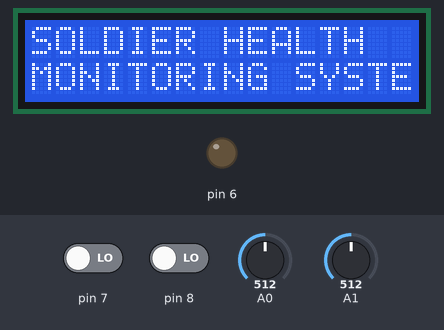
A sketch run on a simulated Arduino Uno, built with avr-gcc and run on an emulated ATmega328P. On the bench: 16×2 character LCD, output pins drawn as LEDs (lit = HIGH). The test bench sets the inputs (shaded band); at power-on: pin 7 LOW, pin 8 LOW, A0 = 512, A1 = 512. What the sketch prints to the serial monitor is not drawn.

Above: at 2.1 s.
At 5.2 s:
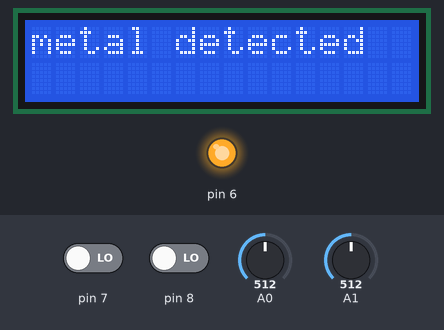
5.3 s: pin 7 driven HIGH
At 5.9 s:
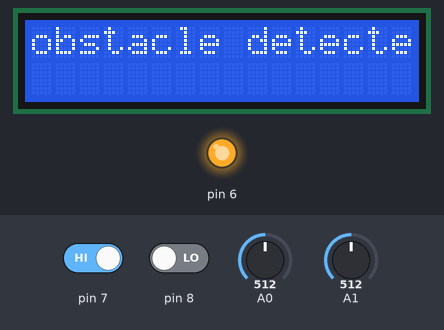
At 6.4 s:
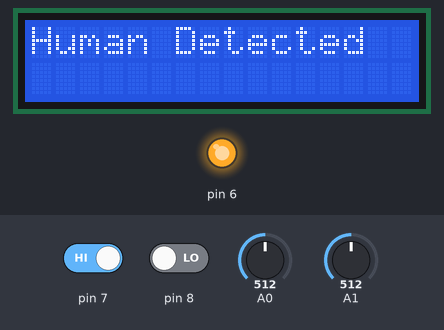
9.3 s: pin 8 driven HIGH
At 11.5 s:
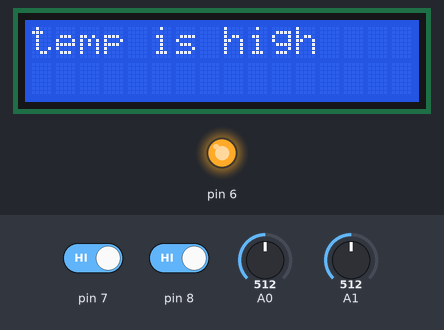
13.3 s: pin 8 driven LOW
15.1 s: pin 7 driven LOW
16.6 s: A0 set to 408
18.1 s: A0 set to 393
Timing chart, 0 to 20.6 s (numbered marks = the images above; inputs shaded):
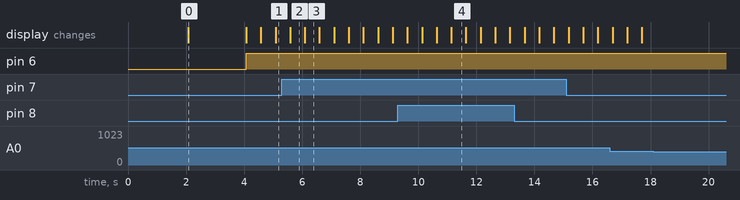

The sketch:

Soldier.ino
```cpp
#include <LiquidCrystal.h>
LiquidCrystal lcd(12, 11, 5, 4, 3, 2);
void setup ()
{
Serial.begin(9600);
lcd.begin(16, 2);
pinMode(7,INPUT);
pinMode(8,INPUT);
pinMode(6,OUTPUT);
pinMode(A0,INPUT);
pinMode(A1,INPUT);
delay(2000);
  lcd.setCursor(0, 0);
  lcd.print("SOLDIER HEALTH");
  lcd.setCursor(0, 1);
  lcd.print("MONITORING SYSTEM");
  delay(2000);
}

void loop ()
{
int a=analogRead(A0);
int b=analogRead(A1);
float c=a/4;
float d=b/100;
int e=digitalRead(7);
int f=digitalRead(8);
if(e==1)
{
  digitalWrite(6,HIGH);
  lcd.clear();
  lcd.setCursor(0, 0);
  lcd.print("Human Detected");
  Serial.print("human location changed\r\n");
  Serial.print("Lat:56N Lon:86E\r\n");
  delay(500);
}
if(e==0)
{
  digitalWrite(6,LOW);
}
if(f==1)
{
  digitalWrite(6,HIGH);
  lcd.clear();
  lcd.setCursor(0, 0);
  lcd.print("temp is high");

  Serial.print("High temp Rate Detected\r\n");

  Serial.print("Lat:56N Lon:86E\r\n");
  delay(500);
}
if(c==0)
{
  digitalWrite(6,LOW);
}
if(a>400)
{
  digitalWrite(6,HIGH);
  lcd.clear();
  lcd.setCursor(0, 0);
  lcd.print("metal detected");
    lcd.setCursor(0, 1);
     // lcd.print(c);
         //   lcd.print("V");
  Serial.print("\r\n");
    Serial.print("metal detected\r\n");
      //Serial.print(c);
         // Serial.print("V\r\n");
  Serial.print("Lat:56N Lon:86E\r\n");
  delay(500);
}
if(b>400)
{
    digitalWrite(6,HIGH);
  lcd.clear();
  lcd.setCursor(0, 0);
  lcd.print("obstacle detected");
    lcd.setCursor(0, 1);
      //lcd.print(d);
       //     lcd.print("A");
  Serial.print("\r\n");
    Serial.print("obstacle detected\r\n");
      //Serial.print(d);
      //    Serial.print("A\r\n");
  Serial.print("Lat:56N Lon:86E\r\n");
  delay(500);
//}
//if(b<401)
//{
 // digitalWrite(6,LOW);
//}
}
}
```

Measured:
- after the input at 5.3 s, the display: first differs from a run without the input after 0.79 s (image 3)
- after the input at 9.3 s, the display: first differs from a run without the input after 1.8 s (image 4)
- what the display in image 0 shows lasts 2.0 s, from 2.1 s to 4.1 s
- what the display in image 2 shows lasts 0.5 s, from 5.6 s to 6.1 s
